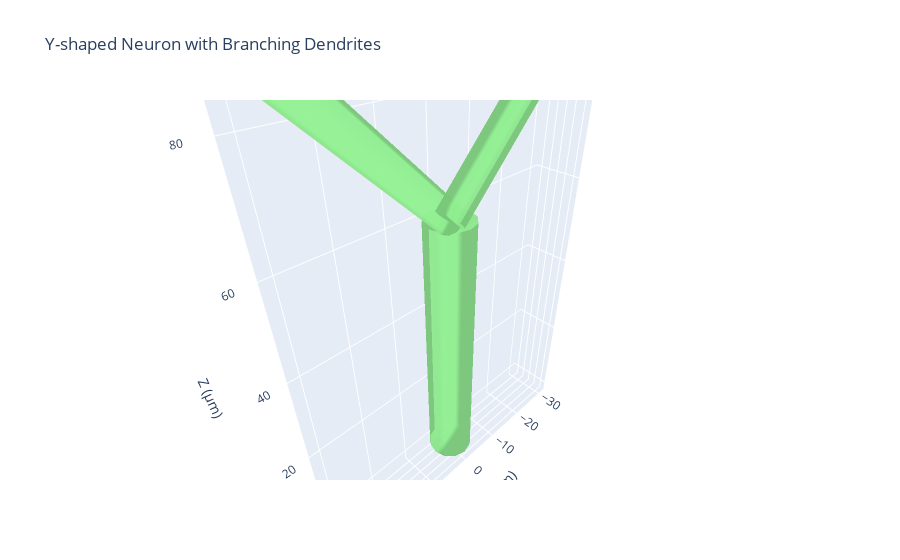

Notebook code cell kept with this figure:
### Markdown cell above
## 5. Z-stack Data Management

GenCoMo provides efficient file I/O operations for z-stack data, enabling easy storage, sharing, and loading of neuronal morphologies in the native format.

### Code cell
# Z-stack data management - save and load
print("💾 Z-stack file I/O operations...")
print()

# Save z-stack data with metadata
metadata = {
    'morphology_type': 'hole_topology',
    'resolution': 0.5,
    'units': 'micrometers',
    'topology': 'perpendicular_hole',
    'created_with': 'GenCoMo v0.1.0'
}

# Save to compressed .npz format
save_zstack_data(hole_zstack, 'hole_morphology.npz', metadata=metadata)
print("✓ Saved hole topology z-stack to 'hole_morphology.npz'")

# Load z-stack data back
loaded_zstack, loaded_meta = load_zstack_data('hole_morphology.npz')
print(f"✓ Loaded z-stack: {loaded_zstack.shape} voxels")
print(f"✓ Metadata: {loaded_meta}")
print()

# Verify data integrity
data_matches = np.array_equal(hole_zstack, loaded_zstack)
print(f"🔍 Data integrity check: {'✓ PASSED' if data_matches else '✗ FAILED'}")
print()
print("🎯 Z-stack I/O advantages:")
print("   • Compressed storage (.npz format)")
print("   • Preserves exact voxel data")
print("   • Includes metadata for provenance")
print("   • Fast loading for analysis pipelines")

### Figure 1 — Plotly figure (JSON) as saved in the notebook; plotly's stock layout.template omitted (floating-point values rounded to 4 significant figures; data arrays with more than 128 entries replaced by an {"elided": "..."} marker saying what was removed)
{"data": [{"color": "lightgreen", "i": {"elided": "1680 int values"}, "j": {"elided": "1680 int values"}, "k": {"elided": "1680 int values"}, "name": "Mesh", "opacity": 0.8, "type": "mesh3d", "x": {"elided": "842 float values"}, "y": {"elided": "842 float values"}, "z": {"elided": "842 float values"}}], "layout": {"scene": {"aspectmode": "data", "xaxis": {"title": {"text": "X (µm)"}}, "yaxis": {"title": {"text": "Y (µm)"}}, "zaxis": {"title": {"text": "Z (µm)"}}}, "title": {"text": "Y-shaped Neuron with Branching Dendrites"}}}
